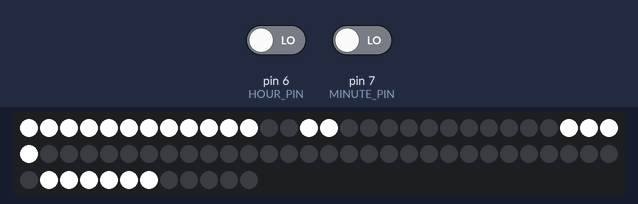
The sketch below on a simulated Arduino Uno, built with avr-gcc and run on an emulated ATmega328P. Parts: 72 RGB LEDs in strip order, left to right, continuing on the next row. The inputs (shaded band) are chosen by the test bench; at power-on: pin 6 (HOUR_PIN) LOW, pin 7 (MINUTE_PIN) LOW. The local clock reads 2024-03-15 10:24:30 at power-on unless the sketch sets it.

Above: at 10.1 s.

The sketch:

main.ino
```cpp
#include <RTClib.h>
#include <Adafruit_NeoPixel.h>

// Pins
#define PIN 3
#define HOUR_PIN 6
#define MINUTE_PIN 7

// Init the pixel strip
int pixels = 72;
Adafruit_NeoPixel strip = Adafruit_NeoPixel(pixels, PIN, NEO_GRBW + NEO_KHZ800);

// Time
RTC_DS3231 rtc;

/*
 * A data structure to represent words.
 * It has a from and to index in the strip.
 */
struct singleWord {
  uint16_t from;
  uint16_t to;
};

/*
 * Defines the words by indexes on the strip.
 */
singleWord klokken_er = { 0, 8 };
singleWord hel = { 0, 0 };
singleWord fem = { 9, 11 };
singleWord ti = { 12, 13 };
singleWord paa_1 = { 14, 15 };
singleWord kvart = { 16, 20 };
singleWord paa_2 = { 21, 22 };
singleWord over = { 23, 26 };
singleWord halv = { 27, 30 };

singleWord numbers[12];

/*
 * Letter colors.
 */
uint32_t dayColor = strip.Color(255, 255, 255, 255); //White
uint32_t nightColor = strip.Color(0, 155, 255); //Blue

/*
 * Delays and pauses for buttons
 */
unsigned long lastTimeAdjustment = 0;
int buttonDelay = 500;

/*
 * Delays and pauses for general execution
 */
unsigned long lastRun = 0;
unsigned long pauseDuration = 10000;

void setup() {
  rtc.begin();
  if (rtc.lostPower()) {
    // This line sets the RTC with an explicit date & time
    // Sets date to Jan 1st 2017 12.00
    rtc.adjust(DateTime(2017, 1, 1, 12, 0, 0));
  }


  // Init the number words
  numbers[0] = { 31, 33 };
  numbers[1] = { 34, 35 };
  numbers[2] = { 36, 38 };
  numbers[3] = { 39, 42 };
  numbers[4] = { 43, 45 };
  numbers[5] = { 46, 49 };
  numbers[6] = { 50, 52 };
  numbers[7] = { 53, 56 };
  numbers[8] = { 57, 58 };
  numbers[9] = { 59, 60 };
  numbers[10] = { 61, 66 };
  numbers[11] = { 67, 71 };

  Serial.begin(9600);

  // Start the strip
  strip.setBrightness(255);
  strip.begin();
  strip.show();

  // Init buttons
  pinMode(HOUR_PIN, INPUT);
  pinMode(MINUTE_PIN, INPUT);
}

void loop() {
  long currentMs = millis();
  DateTime now = rtc.now();

  // Adjust time if buttons are pressed
  if ((currentMs - lastTimeAdjustment) > buttonDelay) {
    int hourButtonPress = digitalRead(HOUR_PIN);
    int minuteButtonPress = digitalRead(MINUTE_PIN);

    if (hourButtonPress == HIGH) {
      //Serial.print("Hour button pressed ");
      //Serial.println(hourButtonPress);
      TimeSpan oneHour = TimeSpan(60 * 60);
      DateTime later = now + oneHour;
      rtc.adjust(later);
      lastTimeAdjustment = currentMs;
      lastRun = currentMs; // Trigger a redraw
    } else if (minuteButtonPress == HIGH) {
      //Serial.print("Minute button pressed ");
      //Serial.println(minuteButtonPress);
      TimeSpan fiveMinutes = TimeSpan(60 * 5);
      DateTime later = now + fiveMinutes;
      rtc.adjust(later);
      lastTimeAdjustment = currentMs;
      lastRun = currentMs; // Trigger a redraw
    }
  }

  // Don't redraw letters every single iteration,
  // return if it's less than 'pauseDuration' (10 seconds)
  // since last run
  if ((currentMs - lastRun) < pauseDuration) {
    return;
  }
  lastRun = currentMs;

  // Turn off all letters
  blank();

  uint8_t hours = now.hour() % 12;
  //Serial.print("hour time is ");
  //Serial.println(hours);

  uint8_t minutes = now.minute();
  singleWord hourWord = minutesToHours(hours, minutes);
  singleWord minuteWord = minutesToWords(minutes);
  singleWord positionWord = minutesToPosition(minutes);
  singleWord halfWord = halfOrWhole(minutes);

  //debugWords(hourWord, minuteWord, positionWord);

  uint32_t color = colorFromTime(hours);

  displayWord(klokken_er, color);
  displayWord(hourWord, color);
  displayWord(minuteWord, color);
  displayWord(positionWord, color);
  displayWord(halfWord, color);

  // Show it all
  strip.show();
}

/*
 * Turn on pixels based on a word
 */
void displayWord(singleWord w, uint32_t color) {
  for (int i = w.from; i <= w.to; i++) {
    strip.setPixelColor(i, color);
  }
}

/*
 * Get hour word based on current hours and minutes.
 */
singleWord minutesToHours(uint8_t hours, uint8_t minutes) {
  if (minutes <= 17) {
    return numbers[hours-1];
  }
  if (hours == 12) {
    return numbers[0];
  }
  return numbers[hours];
}

/*
 * Get minute word based on current minutes
 */
singleWord minutesToWords(uint8_t minutes) {
  if (minutes < 3) {
    Serial.println(minutes);
    return hel;
  } else if (minutes < 7) {
    Serial.println(minutes);
    return fem;
  } else if (minutes < 13) {
    return ti;
  } else if (minutes < 17) {
    return kvart;
  } else if (minutes < 23) {
    return ti;
  } else if (minutes < 27) {
    return fem;
  } else if (minutes < 33) {
    return halv;
  } else if (minutes < 37) {
    return fem;
  } else if (minutes < 43) {
    return ti;
  } else if (minutes < 48) {
    return kvart;
  } else if (minutes < 53) {
    return ti;
  } else if (minutes < 57) {
    return fem;
  }
  Serial.print(" (fall through) ");
  Serial.println(minutes);
  return hel;
}

/*
 * Get "over"/"på" words based on minutes
 */
singleWord minutesToPosition(uint8_t minutes) {
  if (3 <= minutes && minutes <= 17) {
    return over;
  } else if (17 < minutes && minutes <= 27) {
    return paa_1;
  } else if (33 < minutes && minutes <= 43) {
    return over;
  } else if (43 < minutes && minutes <= 47) {
    return paa_2;
  } else if (47 < minutes && minutes < 57) {
    return paa_1;
  }
  return hel;
}

/*
 * Get "halv" or "hel" (nothing) from minutes
 */
singleWord halfOrWhole(uint8_t minutes) {
  if (17 < minutes && minutes <= 37) {
    return halv;
  }
  return hel;
}

/*
 * Get the color based on time of day.
 *
 * This will return white from 06:00 to 18:00
 * and blue the rest of the time.
 */
uint32_t colorFromTime(uint8_t h) {
  if (6 <= h && h < 18) {
    return dayColor;
  }
  return nightColor;
}

/*
 * Turn off all pixels.
 */
void blank() {
  for (int i = 0; i < strip.numPixels(); i++) {
    strip.setPixelColor(i, strip.Color(0,0,0));
  }
  strip.show();
}

/*
 * Prints debugging info. Remember to enable Serial first.
 */
void debugWords(singleWord hourWord, singleWord minuteWord, singleWord positionWord) {
  Serial.print("hour: ");
  Serial.print(hourWord.from);
  Serial.print("-");
  Serial.println(hourWord.to);
  Serial.print("Minute: ");
  Serial.print(minuteWord.from);
  Serial.print("-");
  Serial.println(minuteWord.to);
  Serial.print("Pos: ");
  Serial.print(positionWord.from);
  Serial.print("-");
  Serial.println(positionWord.to);
}
```
